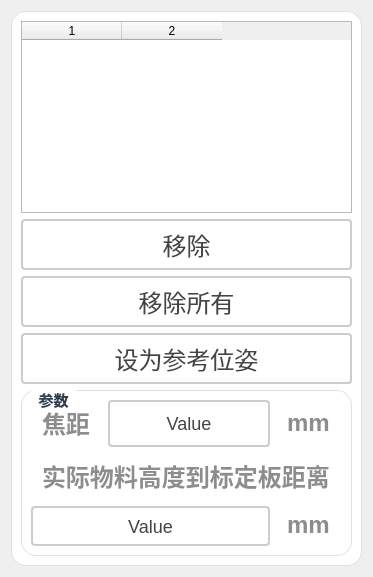
       <widget class="QWidget" name="tab">
        <attribute name="title">
         <string>Tab 1</string>
        </attribute>
        <layout class="QGridLayout" name="gridLayout_3">
         <item row="0" column="0">
          <widget class="QGroupBox" name="groupBox_3">
           <property name="styleSheet">
            <string notr="true">QGroupBox {
    font-size: 15px;
    font-weight: bold;
    background-color: rgb(255, 255, 255);
    border: 1px solid #e0e0e0;
    border-radius: 2px;
	border-radius: 15px
}

QGroupBox::title {
    subcontrol-origin: margin;
    left: 10px;
    padding: 0 5px;
    color: #2c3e50;
}</string>
           </property>
           <property name="title">
            <string/>
           </property>
           <layout class="QVBoxLayout" name="verticalLayout_6" stretch="0">
            <item>
             <layout class="QVBoxLayout" name="verticalLayout_2" stretch="3,1">
              <item>
               <layout class="QVBoxLayout" name="verticalLayout" stretch="4,1,1,1">
                <item>
                 <widget class="QTableWidget" name="tabWidget_calibImages">
                  <property name="frameShape">
                   <enum>QFrame::Shape::StyledPanel</enum>
                  </property>
                  <property name="dragEnabled">
                   <bool>false</bool>
                  </property>
                  <property name="rowCount">
                   <number>0</number>
                  </property>
                  <property name="columnCount">
                   <number>2</number>
                  </property>
                  <column/>
                  <column/>
                 </widget>
                </item>
                <item>
                 <widget class="QPushButton" name="btn_remove">
                  <property name="sizePolicy">
                   <sizepolicy hsizetype="Expanding" vsizetype="Expanding">
                    <horstretch>0</horstretch>
                    <verstretch>0</verstretch>
                   </sizepolicy>
                  </property>
                  <property name="styleSheet">
                   <string notr="true">QPushButton {
    padding: 6px 14px;
    border: 2px solid #CCC;
    border-radius: 4px;
    background-color: white;
    color: #444;
    font-size: 24px; 
}

QPushButton:hover {
    border-color: #999;
    background-color: #F5F5F5;
}

QPushButton:pressed {
    border-color: #777;
    background-color: #EEE;
}</string>
                  </property>
                  <property name="text">
                   <string>移除</string>
                  </property>
                 </widget>
                </item>
                <item>
                 <widget class="QPushButton" name="btn_removeAll">
                  <property name="sizePolicy">
                   <sizepolicy hsizetype="Expanding" vsizetype="Expanding">
                    <horstretch>0</horstretch>
                    <verstretch>0</verstretch>
                   </sizepolicy>
                  </property>
                  <property name="styleSheet">
                   <string notr="true">QPushButton {
    padding: 6px 14px;
    border: 2px solid #CCC;
    border-radius: 4px;
    background-color: white;
    color: #444;
    font-size: 24px; 
}

QPushButton:hover {
    border-color: #999;
    background-color: #F5F5F5;
}

QPushButton:pressed {
    border-color: #777;
    background-color: #EEE;
}</string>
                  </property>
                  <property name="text">
                   <string>移除所有</string>
                  </property>
                 </widget>
                </item>
                <item>
                 <widget class="QPushButton" name="btn_setAsReferencePose">
                  <property name="sizePolicy">
                   <sizepolicy hsizetype="Expanding" vsizetype="Expanding">
                    <horstretch>0</horstretch>
                    <verstretch>0</verstretch>
                   </sizepolicy>
                  </property>
                  <property name="styleSheet">
                   <string notr="true">QPushButton {
    padding: 6px 14px;
    border: 2px solid #CCC;
    border-radius: 4px;
    background-color: white;
    color: #444;
    font-size: 24px; 
}

QPushButton:hover {
    border-color: #999;
    background-color: #F5F5F5;
}

QPushButton:pressed {
    border-color: #777;
    background-color: #EEE;
}</string>
                  </property>
                  <property name="text">
                   <string>设为参考位姿</string>
                  </property>
                 </widget>
                </item>
               </layout>
              </item>
              <item>
               <widget class="QGroupBox" name="groupBox">
                <property name="styleSheet">
                 <string notr="true">QGroupBox {
    font-size: 15px;
    font-weight: bold;
    background-color: rgb(255, 255, 255);
    border: 1px solid #e0e0e0;
    border-radius: 2px;
	border-radius: 15px
}

QGroupBox::title {
    subcontrol-origin: margin;
    left: 10px;
    padding: 0 5px;
    color: #2c3e50;
}</string>
                </property>
                <property name="title">
                 <string>参数</string>
                </property>
                <layout class="QGridLayout" name="gridLayout_2">
                 <item row="0" column="0">
                  <layout class="QHBoxLayout" name="horizontalLayout_9">
                   <item>
                    <widget class="QLabel" name="label_2">
                     <property name="styleSheet">
                      <string notr="true">QLabel {
       font-size: 24px;        
       font-weight: bold;        
       color:  rgb(141, 141, 141);       
       padding: 5px 5px;     
       border-bottom: 2px solid #cccccc; 
    }</string>
                     </property>
                     <property name="text">
                      <string>焦距</string>
                     </property>
                     <property name="alignment">
                      <set>Qt::AlignmentFlag::AlignLeading|Qt::AlignmentFlag::AlignLeft|Qt::AlignmentFlag::AlignVCenter</set>
                     </property>
                    </widget>
                   </item>
                   <item>
                    <widget class="QPushButton" name="btn_jiaoju">
                     <property name="sizePolicy">
                      <sizepolicy hsizetype="Expanding" vsizetype="Expanding">
                       <horstretch>0</horstretch>
                       <verstretch>0</verstretch>
                      </sizepolicy>
                     </property>
                     <property name="styleSheet">
                      <string notr="true">QPushButton {
    padding: 6px 14px;
    border: 2px solid #CCC;
    border-radius: 4px;
    background-color: white;
    color: #444;
    font-size: 18px; 
}

QPushButton:hover {
    border-color: #999;
    background-color: #F5F5F5;
}

QPushButton:pressed {
    border-color: #777;
    background-color: #EEE;
}</string>
                     </property>
                     <property name="text">
                      <string>Value</string>
                     </property>
                    </widget>
                   </item>
                   <item>
                    <widget class="QLabel" name="label_4">
                     <property name="styleSheet">
                      <string notr="true">QLabel {
       font-size: 24px;        
       font-weight: bold;        
       color:  rgb(141, 141, 141);       
       padding: 5px 5px;     
       border-bottom: 2px solid #cccccc; 
    }</string>
                     </property>
                     <property name="text">
                      <string>mm</string>
                     </property>
                     <property name="alignment">
                      <set>Qt::AlignmentFlag::AlignLeading|Qt::AlignmentFlag::AlignLeft|Qt::AlignmentFlag::AlignVCenter</set>
                     </property>
                    </widget>
                   </item>
                  </layout>
                 </item>
                 <item row="1" column="0">
                  <layout class="QVBoxLayout" name="verticalLayout_5">
                   <item>
                    <widget class="QLabel" name="label_3">
                     <property name="styleSheet">
                      <string notr="true">QLabel {
       font-size: 24px;        
       font-weight: bold;        
       color:  rgb(141, 141, 141);       
       padding: 5px 5px;     
       border-bottom: 2px solid #cccccc; 
    }</string>
                     </property>
                     <property name="text">
                      <string>实际物料高度到标定板距离</string>
                     </property>
                     <property name="alignment">
                      <set>Qt::AlignmentFlag::AlignLeading|Qt::AlignmentFlag::AlignLeft|Qt::AlignmentFlag::AlignVCenter</set>
                     </property>
                    </widget>
                   </item>
                   <item>
                    <layout class="QHBoxLayout" name="horizontalLayout_10">
                     <item>
                      <widget class="QPushButton" name="btn_shijiwuliaogaodudaobiaodingbanjuli">
                       <property name="sizePolicy">
                        <sizepolicy hsizetype="Expanding" vsizetype="Expanding">
                         <horstretch>0</horstretch>
                         <verstretch>0</verstretch>
                        </sizepolicy>
                       </property>
                       <property name="styleSheet">
                        <string notr="true">QPushButton {
    padding: 6px 14px;
    border: 2px solid #CCC;
    border-radius: 4px;
    background-color: white;
    color: #444;
    font-size: 18px; 
}

QPushButton:hover {
    border-color: #999;
    background-color: #F5F5F5;
}

QPushButton:pressed {
    border-color: #777;
    background-color: #EEE;
}</string>
                       </property>
                       <property name="text">
                        <string>Value</string>
                       </property>
                      </widget>
                     </item>
                     <item>
                      <widget class="QLabel" name="label_6">
                       <property name="styleSheet">
                        <string notr="true">QLabel {
       font-size: 24px;        
       font-weight: bold;        
       color:  rgb(141, 141, 141);       
       padding: 5px 5px;     
       border-bottom: 2px solid #cccccc; 
    }</string>
                       </property>
                       <property name="text">
                        <string>mm</string>
                       </property>
                       <property name="alignment">
                        <set>Qt::AlignmentFlag::AlignLeading|Qt::AlignmentFlag::AlignLeft|Qt::AlignmentFlag::AlignVCenter</set>
                       </property>
                      </widget>
                     </item>
                    </layout>
                   </item>
                  </layout>
                 </item>
                </layout>
               </widget>
              </item>
             </layout>
            </item>
           </layout>
          </widget>
         </item>
        </layout>
       </widget>
